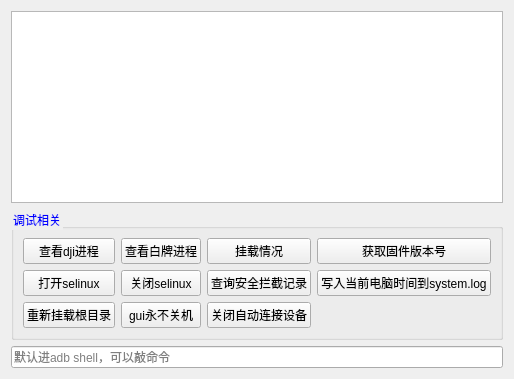
      <widget class="QWidget" name="verticalLayoutWidget">
       <layout class="QVBoxLayout" name="verticalLayout">
        <item>
         <widget class="QPlainTextEdit" name="msgEdit">
          <property name="sizePolicy">
           <sizepolicy hsizetype="Expanding" vsizetype="Expanding">
            <horstretch>0</horstretch>
            <verstretch>0</verstretch>
           </sizepolicy>
          </property>
          <property name="minimumSize">
           <size>
            <width>0</width>
            <height>0</height>
           </size>
          </property>
         </widget>
        </item>
        <item>
         <widget class="QGroupBox" name="groupBox_debug">
          <property name="styleSheet">
           <string notr="true">QGroupBox::title { font-weight: bold; color:blue;}</string>
          </property>
          <property name="title">
           <string>调试相关</string>
          </property>
          <layout class="QGridLayout" name="gridLayout_9">
           <item row="0" column="1">
            <widget class="QPushButton" name="pushButton_20">
             <property name="text">
              <string>查看白牌进程</string>
             </property>
            </widget>
           </item>
           <item row="0" column="3">
            <widget class="QPushButton" name="pushButton_33">
             <property name="text">
              <string>获取固件版本号</string>
             </property>
            </widget>
           </item>
           <item row="1" column="3">
            <widget class="QPushButton" name="pushButton_39">
             <property name="text">
              <string>写入当前电脑时间到system.log</string>
             </property>
            </widget>
           </item>
           <item row="1" column="0">
            <widget class="QPushButton" name="pushButton_44">
             <property name="text">
              <string>打开selinux</string>
             </property>
            </widget>
           </item>
           <item row="0" column="0">
            <widget class="QPushButton" name="pushButton_18">
             <property name="text">
              <string>查看dji进程</string>
             </property>
            </widget>
           </item>
           <item row="0" column="2">
            <widget class="QPushButton" name="pushButton_21">
             <property name="text">
              <string>挂载情况</string>
             </property>
            </widget>
           </item>
           <item row="1" column="1">
            <widget class="QPushButton" name="pushButton_43">
             <property name="text">
              <string>关闭selinux</string>
             </property>
            </widget>
           </item>
           <item row="1" column="2">
            <widget class="QPushButton" name="pushButton_42">
             <property name="text">
              <string>查询安全拦截记录</string>
             </property>
            </widget>
           </item>
           <item row="2" column="0">
            <widget class="QPushButton" name="pushButton_52">
             <property name="text">
              <string>重新挂载根目录</string>
             </property>
            </widget>
           </item>
           <item row="2" column="1">
            <widget class="QPushButton" name="pushButton_67">
             <property name="text">
              <string>gui永不关机</string>
             </property>
            </widget>
           </item>
           <item row="2" column="2">
            <widget class="QPushButton" name="pushButton_76">
             <property name="text">
              <string>关闭自动连接设备</string>
             </property>
            </widget>
           </item>
          </layout>
         </widget>
        </item>
        <item>
         <widget class="QLineEdit" name="lineEdit">
          <property name="sizePolicy">
           <sizepolicy hsizetype="Expanding" vsizetype="Fixed">
            <horstretch>0</horstretch>
            <verstretch>0</verstretch>
           </sizepolicy>
          </property>
          <property name="inputMask">
           <string notr="true"/>
          </property>
          <property name="text">
           <string notr="true"/>
          </property>
          <property name="frame">
           <bool>true</bool>
          </property>
          <property name="echoMode">
           <enum>QLineEdit::Normal</enum>
          </property>
          <property name="placeholderText">
           <string>默认进adb shell，可以敲命令</string>
          </property>
         </widget>
        </item>
       </layout>
      </widget>
